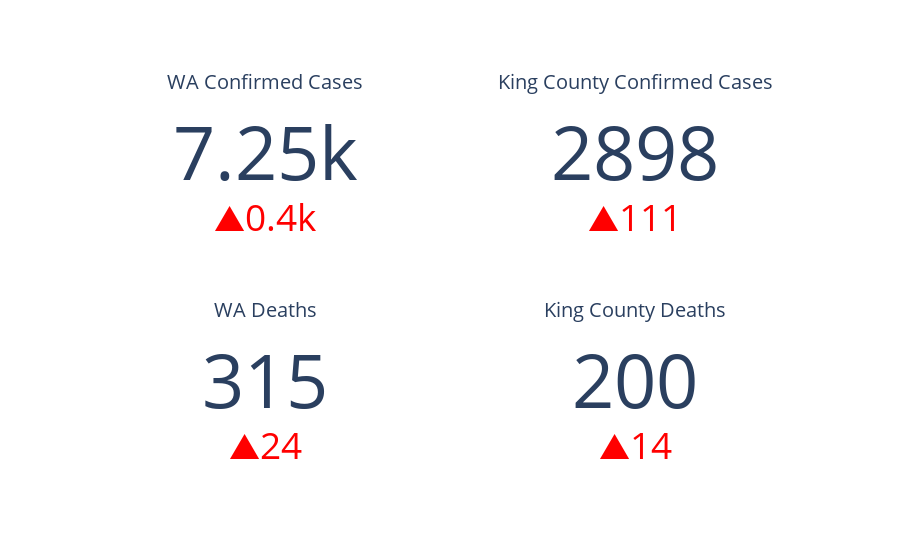

Notebook cell for this chart:
### Markdown cell above
# Key Facts - Local

### Code cell
trace3 = go.Indicator(
    mode = "number+delta",
    value = dfConfirmedUSStates.loc['Washington'][-1],
    delta = {'reference': dfConfirmedUSStates.loc['Washington'][-2], 
             'increasing':{'color':'red'},
             'decreasing':{'color':'green'}},
    title = {'text': "WA Confirmed Cases"},
    domain = {'x': [0, 0.5], 'y': [0.6, 1]})

trace4 = go.Indicator(
    mode = "number+delta",
    value = dfConfirmedUSCounties[dfConfirmedUSCounties.FIPS == 53033].iloc[0][-1],
    delta = {'reference': dfConfirmedUSCounties[dfConfirmedUSCounties.FIPS == 53033].iloc[0][-2], 
             'increasing':{'color':'red'},
             'decreasing':{'color':'green'}},
    title = {'text': "King County Confirmed Cases"},
    domain = {'x': [0.5, 1], 'y': [0.6, 1]})

trace7 = go.Indicator(
    mode = "number+delta",
    value = dfDeathsUSStates.loc['Washington'][-1],
    delta = {'reference': dfDeathsUSStates.loc['Washington'][-2], 
             'increasing':{'color':'red'},
             'decreasing':{'color':'green'}},
    title = {'text': "WA Deaths"},
    domain = {'x': [0, 0.5], 'y': [0, 0.4]})

trace8 = go.Indicator(
    mode = "number+delta",
    value = dfDeathsUSCounties[dfDeathsUSCounties.FIPS == 53033].iloc[0][-1],
    delta = {'reference': dfDeathsUSCounties[dfDeathsUSCounties.FIPS == 53033].iloc[0][-2], 
             'increasing':{'color':'red'},
             'decreasing':{'color':'green'}},
    title = {'text': "King County Deaths"},
    domain = {'x': [0.5, 1], 'y': [0, 0.4]})


data = [trace3, trace4, trace7, trace8]
py.iplot(dict(data=data))

### Figure 1 — Plotly figure (JSON) as saved in the notebook; plotly's stock layout.template omitted (floating-point values rounded to 4 significant figures)
{"data": [{"delta": {"decreasing": {"color": "green"}, "increasing": {"color": "red"}, "reference": 6846}, "domain": {"x": [0, 0.5], "y": [0.6, 1]}, "mode": "number+delta", "title": {"text": "WA Confirmed Cases"}, "type": "indicator", "value": 7247}, {"delta": {"decreasing": {"color": "green"}, "increasing": {"color": "red"}, "reference": 2787}, "domain": {"x": [0.5, 1], "y": [0.6, 1]}, "mode": "number+delta", "title": {"text": "King County Confirmed Cases"}, "type": "indicator", "value": 2898}, {"delta": {"decreasing": {"color": "green"}, "increasing": {"color": "red"}, "reference": 291}, "domain": {"x": [0, 0.5], "y": [0, 0.4]}, "mode": "number+delta", "title": {"text": "WA Deaths"}, "type": "indicator", "value": 315}, {"delta": {"decreasing": {"color": "green"}, "increasing": {"color": "red"}, "reference": 186}, "domain": {"x": [0.5, 1], "y": [0, 0.4]}, "mode": "number+delta", "title": {"text": "King County Deaths"}, "type": "indicator", "value": 200}], "layout": {}}
